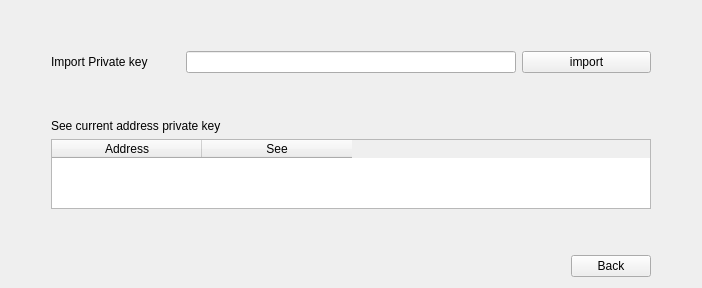
              <widget class="QWidget" name="privatekey_page">
               <layout class="QGridLayout" name="gridLayout_40">
                <item row="1" column="2">
                 <layout class="QHBoxLayout" name="privkey_backbutton_Layout">
                  <item>
                   <spacer name="horizontalSpacer_29">
                    <property name="orientation">
                     <enum>Qt::Horizontal</enum>
                    </property>
                    <property name="sizeHint" stdset="0">
                     <size>
                      <width>40</width>
                      <height>20</height>
                     </size>
                    </property>
                   </spacer>
                  </item>
                  <item>
                   <widget class="QPushButton" name="privatekeypage_back_button">
                    <property name="text">
                     <string>Back</string>
                    </property>
                   </widget>
                  </item>
                 </layout>
                </item>
                <item row="0" column="0" rowspan="2">
                 <spacer name="horizontalSpacer_26">
                  <property name="orientation">
                   <enum>Qt::Horizontal</enum>
                  </property>
                  <property name="sizeHint" stdset="0">
                   <size>
                    <width>40</width>
                    <height>20</height>
                   </size>
                  </property>
                 </spacer>
                </item>
                <item row="0" column="3" rowspan="2">
                 <spacer name="horizontalSpacer_33">
                  <property name="orientation">
                   <enum>Qt::Horizontal</enum>
                  </property>
                  <property name="sizeHint" stdset="0">
                   <size>
                    <width>40</width>
                    <height>20</height>
                   </size>
                  </property>
                 </spacer>
                </item>
                <item row="0" column="2">
                 <layout class="QGridLayout" name="privkey_page_Layout">
                  <item row="5" column="0" colspan="3">
                   <widget class="QLabel" name="see_address_privkeys_label">
                    <property name="minimumSize">
                     <size>
                      <width>600</width>
                      <height>0</height>
                     </size>
                    </property>
                    <property name="text">
                     <string>See current address private key</string>
                    </property>
                   </widget>
                  </item>
                  <item row="7" column="0" colspan="3">
                   <spacer name="verticalSpacer_17">
                    <property name="orientation">
                     <enum>Qt::Vertical</enum>
                    </property>
                    <property name="sizeHint" stdset="0">
                     <size>
                      <width>20</width>
                      <height>40</height>
                     </size>
                    </property>
                   </spacer>
                  </item>
                  <item row="6" column="0" colspan="3">
                   <widget class="QTableWidget" name="addresses_privkey_tableWidget">
                    <property name="minimumSize">
                     <size>
                      <width>0</width>
                      <height>0</height>
                     </size>
                    </property>
                    <property name="maximumSize">
                     <size>
                      <width>16777215</width>
                      <height>250</height>
                     </size>
                    </property>
                    <property name="sizeAdjustPolicy">
                     <enum>QAbstractScrollArea::AdjustToContents</enum>
                    </property>
                    <property name="alternatingRowColors">
                     <bool>true</bool>
                    </property>
                    <property name="verticalScrollMode">
                     <enum>QAbstractItemView::ScrollPerPixel</enum>
                    </property>
                    <property name="horizontalScrollMode">
                     <enum>QAbstractItemView::ScrollPerPixel</enum>
                    </property>
                    <property name="sortingEnabled">
                     <bool>true</bool>
                    </property>
                    <attribute name="horizontalHeaderDefaultSectionSize">
                     <number>150</number>
                    </attribute>
                    <column>
                     <property name="text">
                      <string>Address</string>
                     </property>
                    </column>
                    <column>
                     <property name="text">
                      <string>See</string>
                     </property>
                    </column>
                   </widget>
                  </item>
                  <item row="4" column="0" colspan="3">
                   <spacer name="verticalSpacer_18">
                    <property name="orientation">
                     <enum>Qt::Vertical</enum>
                    </property>
                    <property name="sizeHint" stdset="0">
                     <size>
                      <width>20</width>
                      <height>40</height>
                     </size>
                    </property>
                   </spacer>
                  </item>
                  <item row="3" column="1">
                   <widget class="QLineEdit" name="privkey_lineEdit">
                    <property name="minimumSize">
                     <size>
                      <width>0</width>
                      <height>0</height>
                     </size>
                    </property>
                    <property name="maximumSize">
                     <size>
                      <width>330</width>
                      <height>16777215</height>
                     </size>
                    </property>
                   </widget>
                  </item>
                  <item row="3" column="0">
                   <widget class="QLabel" name="importprivkey_label">
                    <property name="text">
                     <string>Import Private key</string>
                    </property>
                   </widget>
                  </item>
                  <item row="3" column="2">
                   <widget class="QPushButton" name="importprivkey_button">
                    <property name="text">
                     <string>import</string>
                    </property>
                   </widget>
                  </item>
                  <item row="2" column="0" colspan="3">
                   <spacer name="verticalSpacer_19">
                    <property name="orientation">
                     <enum>Qt::Vertical</enum>
                    </property>
                    <property name="sizeHint" stdset="0">
                     <size>
                      <width>20</width>
                      <height>40</height>
                     </size>
                    </property>
                   </spacer>
                  </item>
                 </layout>
                </item>
               </layout>
              </widget>
